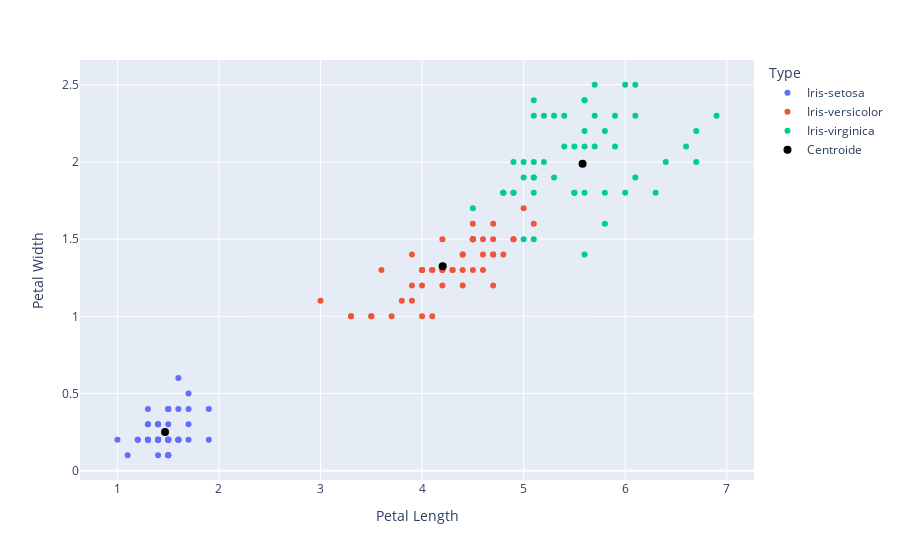

Here is the notebook cell this chart was saved with:
### Code cell
fig = px.scatter(IrisData,x='Petal Length',y='Petal Width', color='Type')
fig.add_scatter(x=centerx,y=centery, mode="markers", name='Centroide',marker=dict(size=8, color="Black"))
fig.show()

### Figure 1 — Plotly figure (JSON) as saved in the notebook; plotly's stock layout.template omitted (floating-point values rounded to 4 significant figures)
{"data": [{"hovertemplate": "Type=Iris-setosa<br>Petal Length=%{x}<br>Petal Width=%{y}<extra></extra>", "legendgroup": "Iris-setosa", "marker": {"color": "#636efa", "symbol": "circle"}, "mode": "markers", "name": "Iris-setosa", "orientation": "v", "showlegend": true, "type": "scatter", "x": [1.4, 1.4, 1.3, 1.5, 1.4, 1.7, 1.4, 1.5, 1.4, 1.5, 1.5, 1.6, 1.4, 1.1, 1.2, 1.5, 1.3, 1.4, 1.7, 1.5, 1.7, 1.5, 1, 1.7, 1.9, 1.6, 1.6, 1.5, 1.4, 1.6, 1.6, 1.5, 1.5, 1.4, 1.5, 1.2, 1.3, 1.5, 1.3, 1.5, 1.3, 1.3, 1.3, 1.6, 1.9, 1.4, 1.6, 1.4, 1.5, 1.4], "xaxis": "x", "y": [0.2, 0.2, 0.2, 0.2, 0.2, 0.4, 0.3, 0.2, 0.2, 0.1, 0.2, 0.2, 0.1, 0.1, 0.2, 0.4, 0.4, 0.3, 0.3, 0.3, 0.2, 0.4, 0.2, 0.5, 0.2, 0.2, 0.4, 0.2, 0.2, 0.2, 0.2, 0.4, 0.1, 0.2, 0.1, 0.2, 0.2, 0.1, 0.2, 0.2, 0.3, 0.3, 0.2, 0.6, 0.4, 0.3, 0.2, 0.2, 0.2, 0.2], "yaxis": "y"}, {"hovertemplate": "Type=Iris-versicolor<br>Petal Length=%{x}<br>Petal Width=%{y}<extra></extra>", "legendgroup": "Iris-versicolor", "marker": {"color": "#EF553B", "symbol": "circle"}, "mode": "markers", "name": "Iris-versicolor", "orientation": "v", "showlegend": true, "type": "scatter", "x": [4.7, 4.5, 4.9, 4, 4.6, 4.5, 4.7, 3.3, 4.6, 3.9, 3.5, 4.2, 4, 4.7, 3.6, 4.4, 4.5, 4.1, 4.5, 3.9, 4.8, 4, 4.9, 4.7, 4.3, 4.4, 4.8, 5, 4.5, 3.5, 3.8, 3.7, 3.9, 5.1, 4.5, 4.5, 4.7, 4.4, 4.1, 4, 4.4, 4.6, 4, 3.3, 4.2, 4.2, 4.2, 4.3, 3, 4.1], "xaxis": "x", "y": [1.4, 1.5, 1.5, 1.3, 1.5, 1.3, 1.6, 1, 1.3, 1.4, 1, 1.5, 1, 1.4, 1.3, 1.4, 1.5, 1, 1.5, 1.1, 1.8, 1.3, 1.5, 1.2, 1.3, 1.4, 1.4, 1.7, 1.5, 1, 1.1, 1, 1.2, 1.6, 1.5, 1.6, 1.5, 1.3, 1.3, 1.3, 1.2, 1.4, 1.2, 1, 1.3, 1.2, 1.3, 1.3, 1.1, 1.3], "yaxis": "y"}, {"hovertemplate": "Type=Iris-virginica<br>Petal Length=%{x}<br>Petal Width=%{y}<extra></extra>", "legendgroup": "Iris-virginica", "marker": {"color": "#00cc96", "symbol": "circle"}, "mode": "markers", "name": "Iris-virginica", "orientation": "v", "showlegend": true, "type": "scatter", "x": [6, 5.1, 5.9, 5.6, 5.8, 6.6, 4.5, 6.3, 5.8, 6.1, 5.1, 5.3, 5.5, 5, 5.1, 5.3, 5.5, 6.7, 6.9, 5, 5.7, 4.9, 6.7, 4.9, 5.7, 6, 4.8, 4.9, 5.6, 5.8, 6.1, 6.4, 5.6, 5.1, 5.6, 6.1, 5.6, 5.5, 4.8, 5.4, 5.6, 5.1, 5.1, 5.9, 5.7, 5.2, 5, 5.2, 5.4, 5.1], "xaxis": "x", "y": [2.5, 1.9, 2.1, 1.8, 2.2, 2.1, 1.7, 1.8, 1.8, 2.5, 2, 1.9, 2.1, 2, 2.4, 2.3, 1.8, 2.2, 2.3, 1.5, 2.3, 2, 2, 1.8, 2.1, 1.8, 1.8, 1.8, 2.1, 1.6, 1.9, 2, 2.2, 1.5, 1.4, 2.3, 2.4, 1.8, 1.8, 2.1, 2.4, 2.3, 1.9, 2.3, 2.5, 2.3, 1.9, 2, 2.3, 1.8], "yaxis": "y"}, {"marker": {"color": "Black", "size": 8}, "mode": "markers", "name": "Centroide", "type": "scatter", "x": [1.469, 5.581, 4.203], "y": [0.25, 1.989, 1.324]}], "layout": {"legend": {"title": {"text": "Type"}, "tracegroupgap": 0}, "margin": {"t": 60}, "xaxis": {"anchor": "y", "domain": [0, 1], "title": {"text": "Petal Length"}}, "yaxis": {"anchor": "x", "domain": [0, 1], "title": {"text": "Petal Width"}}}}
